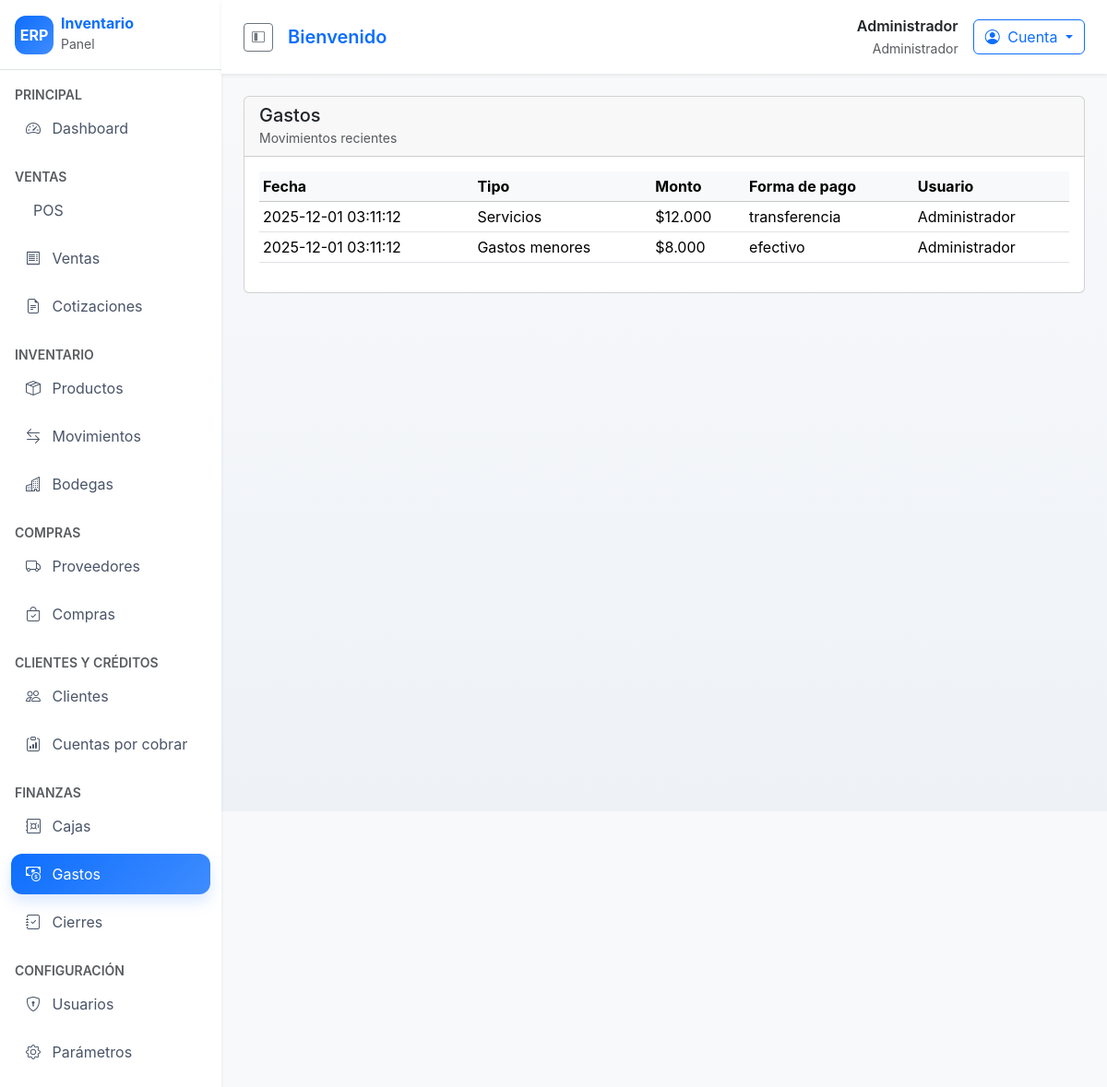
/gastos (signed in), run on the app's committed database.
### tables this page shows
CREATE TABLE expenses (
    id INT AUTO_INCREMENT PRIMARY KEY,
    user_id INT NOT NULL,
    warehouse_id INT NOT NULL,
    type VARCHAR(50),
    amount DECIMAL(12,2) NOT NULL,
    payment_method VARCHAR(50),
    notes TEXT,
    expense_date DATETIME DEFAULT CURRENT_TIMESTAMP,
    FOREIGN KEY (user_id) REFERENCES users(id),
    FOREIGN KEY (warehouse_id) REFERENCES warehouses(id)
);

CREATE TABLE users (
    id INT AUTO_INCREMENT PRIMARY KEY,
    name VARCHAR(100) NOT NULL,
    email VARCHAR(120) NOT NULL UNIQUE,
    password_hash VARCHAR(255) NOT NULL,
    role_id INT NOT NULL,
    status TINYINT(1) DEFAULT 1,
    created_at TIMESTAMP DEFAULT CURRENT_TIMESTAMP,
    updated_at TIMESTAMP DEFAULT CURRENT_TIMESTAMP ON UPDATE CURRENT_TIMESTAMP,
    FOREIGN KEY (role_id) REFERENCES roles(id)
);

### app/controllers/ExpenseController.php (called while the page is built, shortened)
<?php
class ExpenseController extends Controller
{
    public function index(): void
    {
        $expense = new Expense();
        $this->view('expenses/index', [
            'expenses' => $expense->latest(),
        ]);
    }
}

### app/core/Router.php (called while the page is built, shortened)
<?php
class Router
{
    private array $routes = [];
    public function get(string $path, array $handler): void
    {
        $this->routes['GET'][$path] = $handler;
    }
    public function post(string $path, array $handler): void
    {
        $this->routes['POST'][$path] = $handler;
    }
    public function dispatch(string $uri, string $method): void
    {
        $path = parse_url($uri, PHP_URL_PATH) ?: '/';
        $handler = $this->routes[$method][$path] ?? null;
        [$controllerName, $action] = $handler;
        $controller = new $controllerName();
        $controller->$action();
    }
}

### public/index.php (called while the page is built, shortened)
<?php
spl_autoload_register(function ($class) {
    $prefix = 'App\\';
    $baseDir = __DIR__ . '/../app/';
    $relativeClass = substr($class, strlen($prefix));
    $file = $baseDir . str_replace('\\', '/', $relativeClass) . '.php';
});
$router = new Router();
$router->dispatch($_SERVER['REQUEST_URI'] ?? '/', $_SERVER['REQUEST_METHOD'] ?? 'GET');

### app/core/Model.php (called while the page is built, shortened)
<?php
abstract class Model
{
    protected PDO $db;
    public function __construct()
    {
        $this->db = Database::getInstance()->getConnection();
    }
    protected function query(string $sql, array $params = []): \PDOStatement
    {
        $stmt = $this->db->prepare($sql);
        if (!$stmt->execute($params)) {
            throw new PDOException('Error ejecutando consulta');
        }
        return $stmt;
    }
}

### config/database.php (called while the page is built)
<?php
return [
    'driver' => 'mysql',
    'host' => 'localhost',
    'port' => 3306,
    'database' => 'erp_inventario',
    'username' => 'erp_user',
    'password' => 'secret',
    'charset' => 'utf8mb4',
    'collation' => 'utf8mb4_unicode_ci',
];

### app/core/Database.php (called while the page is built, shortened)
<?php
class Database
{
    private static ?Database $instance = null;
    private PDO $connection;
    private function __construct()
    {
        $config = require __DIR__ . '/../../config/database.php';
        $dsn = sprintf('%s:host=%s;port=%s;dbname=%s;charset=%s',
            $config['driver'],
            $config['host'],
            $config['port'],
            $config['database'],
            $config['charset']
        );
        try {
            $this->connection = new PDO($dsn, $config['username'], $config['password']);
            $this->connection->setAttribute(PDO::ATTR_ERRMODE, PDO::ERRMODE_EXCEPTION);
            $this->connection->setAttribute(PDO::ATTR_DEFAULT_FETCH_MODE, PDO::FETCH_ASSOC);
        } catch (PDOException $e) {
            die('Error de conexión: ' . $e->getMessage());
        }
    }
    public static function getInstance(): self
    {
        if (self::$instance === null) {
            self::$instance = new self();
        }
        return self::$instance;
    }
    public function getConnection(): PDO
    {
        return $this->connection;
    }
}

### app/models/Expense.php (called while the page is built, shortened)
<?php
class Expense extends Model
{
    public function latest(): array
    {
        $stmt = $this->query('SELECT e.*, w.name as warehouse, u.name as user FROM expenses e JOIN warehouses w ON w.id = e.warehouse_id JOIN users u ON u.id = e.user_id ORDER BY e.expense_date DESC LIMIT 20');
        return $stmt->fetchAll();
    }
}

### app/core/Helper.php (called while the page is built, shortened)
<?php
class Helper
{
    public static function e(string $value): string
    {
        return htmlspecialchars($value, ENT_QUOTES, 'UTF-8');
    }
}

### app/views/expenses/index.php (the view)
<div class="card">
    <div class="card-header d-flex justify-content-between align-items-center">
        <div>
            <h5 class="mb-0">Gastos</h5>
            <small class="text-muted">Movimientos recientes</small>
        </div>
    </div>
    <div class="card-body">
        <table class="table table-hover table-sm">
            <thead class="table-light">
            <tr>
                <th>Fecha</th>
                <th>Tipo</th>
                <th>Monto</th>
                <th>Forma de pago</th>
                <th>Usuario</th>
            </tr>
            </thead>
            <tbody>
            <?php foreach ($expenses as $expense): ?>
                <tr>
                    <td><?php echo $expense['expense_date']; ?></td>
                    <td><?php echo App\Core\Helper::e($expense['type']); ?></td>
                    <td>$<?php echo number_format($expense['amount'], 0, ',', '.'); ?></td>
                    <td><?php echo App\Core\Helper::e($expense['payment_method']); ?></td>
                    <td><?php echo App\Core\Helper::e($expense['user']); ?></td>
                </tr>
            <?php endforeach; ?>
            </tbody>
        </table>
    </div>
</div>

### public/assets/css/style.css (style rules this page uses)
body { background-color: #f5f6fa; font-family: 'Inter', 'Segoe UI', system-ui, -apple-system, sans-serif; }

### data on the page
expenses: expense_date "2025-12-01 03:11:12", type "Servicios", amount "12.000", payment_method "transferencia", user.name "Administrador"
expenses: expense_date "2025-12-01 03:11:12", type "Gastos menores", amount "8.000", payment_method "efectivo", user.name "Administrador"

### other printed values
Helper::e($user['name']) "Administrador"
Helper::e($user['role_name'] ?? $user['role_slug'] ?? 'Usuario') "Administrador"
